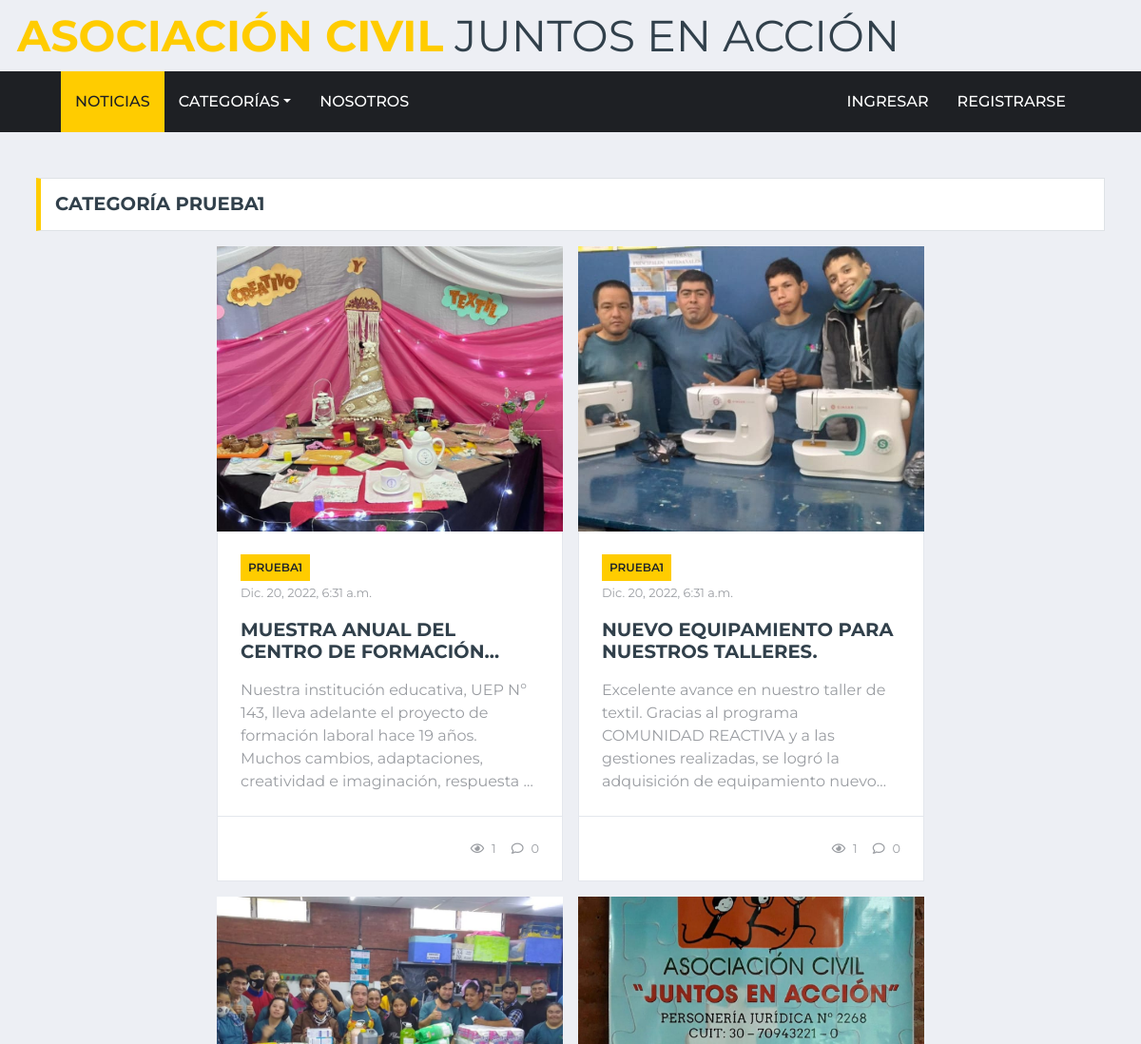
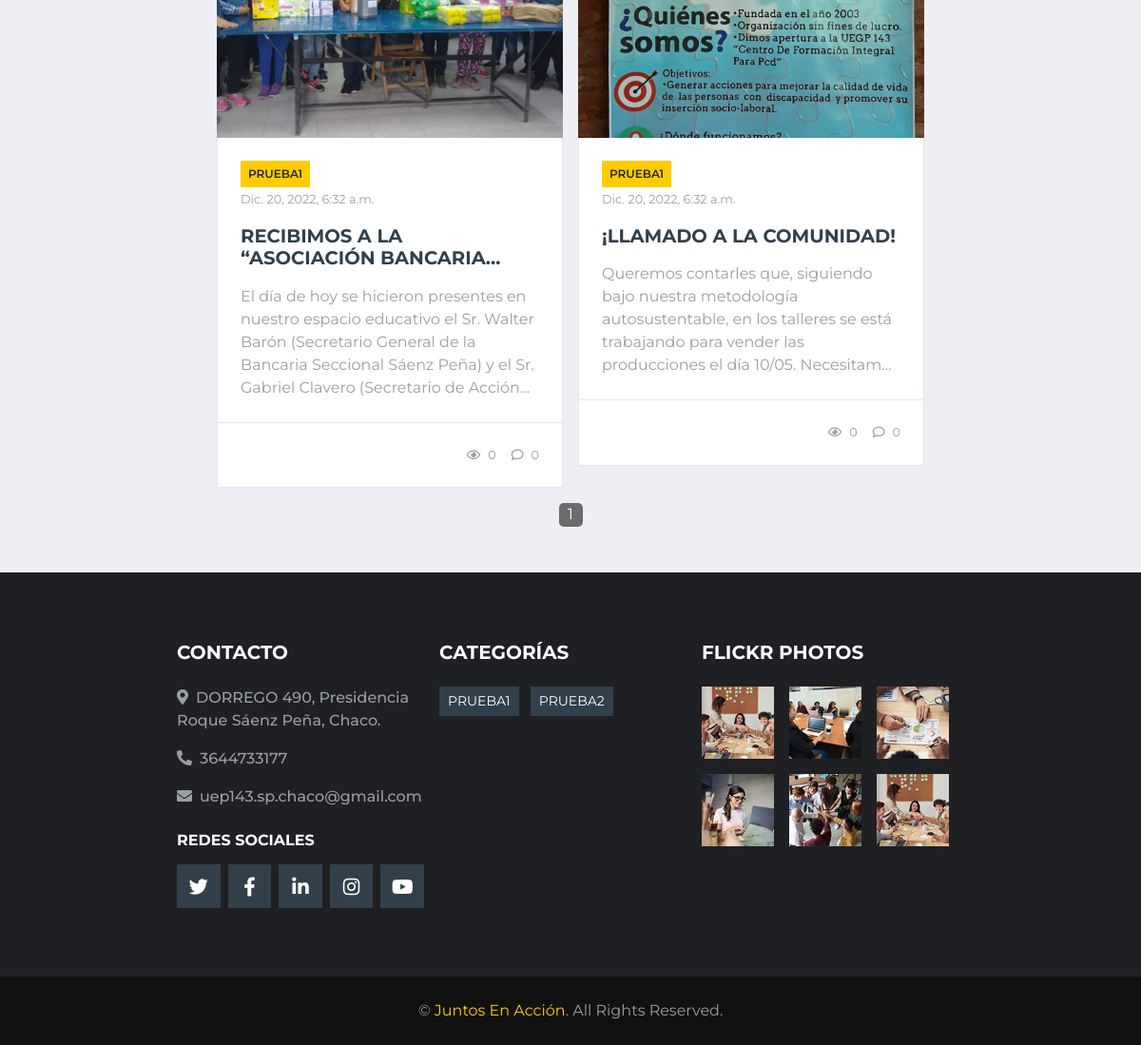
Screenshot of /Noticias/Todas/1/1 with the database file from the repository (2 pictures, top to bottom).
### apps/noticias/models.py (models this page shows)
class Categoria(models.Model):
    nombre = models.CharField(max_length=60)
    def __str__(self):
        return self.nombre

class Noticia(models.Model):
    titulo = models.CharField(max_length=150)
    cuerpo = models.TextField()
    imagen = models.ImageField(upload_to='noticias')
    categoria_noticia = models.ForeignKey(Categoria, on_delete=models.CASCADE)
    fecha = models.DateTimeField(auto_now_add=True)
    views_week = models.IntegerField(default=0, editable=False)
    views_total = models.IntegerField(default=0, editable=False)
    comentarios = models.IntegerField(default=0, editable=False)

### apps/noticias/views.py (the view)
# urls.py: path('Todas/<int:pg>/<int:pk>', views.Todas_by, name='todas'),
def Todas_by(request, pg, pk):
    contexto = {}
    cat = Categoria.objects.all().order_by('nombre')
    if pk:
        n = Noticia.objects.filter(categoria_noticia=pk)
        cat_filter = cat.filter(pk=pk)[0].nombre
    else:
        n = Noticia.objects.all()
        cat_filter = ''
    p = Paginator(n, 4)
    pages_pagination = p.num_pages
    page1 = p.page(pg)
    contexto['noticias'] = page1.object_list
    contexto['pagination_number'] = pg
    contexto['range'] = range(pages_pagination)
    contexto['pagination_pages'] = pages_pagination
    contexto['categorias'] = cat
    contexto['categoria_noticia'] = cat_filter
    contexto['pk'] = pk
    return render(request, 'noticias/todas.html', contexto)

### templates/Noticias/todas.html (shortened to what this page needs)
{% extends 'base.html' %}
{% load static %}
{% block contenido %}
<div class="container-fluid pt-5 mb-3">
    <div class="container">
        <div class="section-title">
            {% if pk == 0 %}
            <h4 class="m-0 text-uppercase font-weight-bold">TODAS LAS NOTICIAS</h4>
            {% else %}
            <h4 class="m-0 text-uppercase font-weight-bold">CATEGORÍA {{categoria_noticia}}</h4>
            {% endif %}
        </div>
    </div>
</div>
<div class="container-fluid">
    <div class="container">
        <div style="flex-direction:column;align-items:center" class="row">
            <div class="col-lg-8">
                <div class="row">
                    {% for noti in noticias %}
                    <div class="col-lg-6">
                        <div class="position-relative mb-3">
                            <div class="container-img-random">
                                <img class="resize-img img-fluid w-100 img-changes" src=" {{noti.imagen.url}}">
                            </div>
                            <div class="bg-white border border-top-0 p-4">
                                <div class="mb-2">
                                    <a class="badge badge-primary text-uppercase font-weight-semi-bold p-2 mr-2"
                                        href="{% url 'noticias:todas' 1 noti.categoria_noticia.pk %}">{{noti.categoria_noticia}}</a>
                                    <p class="text-body"><small>{{noti.fecha}}</small></p>
                                </div>
                                <a class="title-length h4 d-block mb-3 text-secondary text-uppercase font-weight-bold"
                                    href="{% url 'noticias:detalle' noti.pk %}">{{noti.titulo}}</a>
                                <p class="m-0 text-length">{{noti.cuerpo}}</p>
                            </div>
                            <div class="d-flex justify-content-between bg-white border border-top-0 p-4">
                                <div class="d-flex align-items-center">
                                    <small class="ml-3"><i class="far fa-eye mr-2"></i>{{noti.views_total}}</small>
                                    <small class="ml-3"><i class="far fa-comment mr-2"></i>{{noti.comentarios}}</small>
                                </div>
                            </div>
                        </div>
                    </div>
                    {% endfor %}
                    <div style="width:100%; justify-content: center; display: flex; align-items: center;gap: 4px; height: 25px;"
                        class="form-group mb-0">
                            <div>
                                {% for i in range %}
                                {% if pagination_number == i|add:"1" %}
                                <a style="background-color: #6c6c6c;" href="{% url 'noticias:todas' i|add:'1' pk %}"
                                    class="pagination-number">{{i|add:"1"}}</a>
                                {% else %}
                                <a href="{% url 'noticias:todas' i|add:'1' pk %}"
                                    class="pagination-number">{{i|add:"1"}}</a>
                                {% endif %}
                                {% endfor %}
                            </div>
                    </div>
                </div>
            </div>
        </div>
    </div>
</div>
{% endblock contenido %}

### templates/base.html (shortened to what this page needs)
{% load static %}
<!DOCTYPE html>
<html>
<head>
	<link href="https://cdnjs.cloudflare.com/ajax/libs/font-awesome/5.15.0/css/all.min.css" rel="stylesheet">
	<link href={% static 'lib/owlcarousel/assets/owl.carousel.min.css' %} rel="stylesheet">
	<link href={% static 'css/main.css' %} rel="stylesheet">
</head>
<body>
	<div class="col-lg-4">
		<a href="{% url 'home' %}" class="navbar-brand p-0 d-none d-lg-block">
			<h1 class="logo m-0 display-4 text-uppercase text-primary">Asociación civil<span
					class="text-secondary font-weight-normal"> Juntos en acción</span></h1>
		</a>
	</div>
	<div class="container-fluid p-0">
		<nav class="navbar navbar-expand-lg bg-dark navbar-dark py-2 py-lg-0 px-lg-5">
			<div class="collapse navbar-collapse justify-content-between px-0 px-lg-3" id="navbarCollapse">
				<div class="navbar-nav mr-auto py-0">
					<a name="/" href="{% url 'home' %}" class="nav-item nav-link">Noticias</a>
					<div class="nav-item dropdown">
						<a name="Categorias" href="#" class="nav-link dropdown-toggle"
							data-toggle="dropdown">Categorías</a>
					</div>
					<a name="Nosotros" href="{% url 'nosotros' %}" class="nav-item nav-link">Nosotros</a>
				</div>
				<div class="navbar-nav mr-auto py-0 background-login">
					{%if user.is_authenticated%}
					<p class="nav-item container-access"><span class="connected">{{user.username}}</span>
						<a name="registro" href="{% url 'logout' %}" class=" logout nav-link">
							Cerrar
							sesión
							</span></a>
						{% else %}
						<a name="login" href="{% url 'login' %}" class="nav-item nav-link">Ingresar</a>
						<a name="registro" href="{% url 'usuarios:registro' %}"
							class="nav-item nav-link">Registrarse</a>
						{% endif %}
				</div>
			</div>
	</div>
	{% block contenido %}
	{% endblock contenido %}
	<div class="container-fluid bg-dark pt-5 px-sm-3 px-md-5 mt-5">
		<div style="width: 100%; justify-content: center;" class="row py-4">
			<div class="col-lg-3 col-md-6 mb-5">
				<h5 class="mb-4 text-white text-uppercase font-weight-bold">Contacto</h5>
				<p class="font-weight-medium"><i class="fa fa-map-marker-alt mr-2"></i>DORREGO 490, Presidencia Roque
					Sáenz Peña, Chaco.</p>
				<p class="font-weight-medium"><i class="fa fa-phone-alt mr-2"></i>3644733177</p>
				<p class="font-weight-medium"><i class="fa fa-envelope mr-2"></i>uep143.sp.chaco@gmail.com</p>
				<h6 class="mt-4 mb-3 text-white text-uppercase font-weight-bold">Redes sociales</h6>
				<div class="d-flex justify-content-start">
					<a class="btn btn-lg btn-secondary btn-lg-square mr-2" href="#"><i class="fab fa-twitter"></i></a>
					<a class="btn btn-lg btn-secondary btn-lg-square mr-2" href="#"><i
							class="fab fa-facebook-f"></i></a>
					<a class="btn btn-lg btn-secondary btn-lg-square mr-2" href="#"><i
							class="fab fa-linkedin-in"></i></a>
					<a class="btn btn-lg btn-secondary btn-lg-square mr-2" href="#"><i class="fab fa-instagram"></i></a>
					<a class="btn btn-lg btn-secondary btn-lg-square" href="#"><i class="fab fa-youtube"></i></a>
				</div>
			</div>
			<div class="col-lg-3 col-md-6 mb-5">
				<h5 class="mb-4 text-white text-uppercase font-weight-bold">Categorías</h5>
				<div class="m-n1">
					{% for cat in categorias %}
					<a href="{% url 'noticias:todas' 1 cat.pk %}"
						class="btn btn-sm btn-secondary m-1">{{cat.nombre}}</a>
					{% endfor %}
				</div>
			</div>
			<div class="col-lg-3 col-md-6 mb-5">
				<h5 class="mb-4 text-white text-uppercase font-weight-bold">Flickr Photos</h5>
				<div class="row">
					<div class="col-4 mb-3">
						<a href=""><img class="w-100" src={% static 'img/news-110x110-1.jpg' %} alt=""></a>
					</div>
					<div class="col-4 mb-3">
						<a href=""><img class="w-100" src={% static 'img/news-110x110-2.jpg' %} alt=""></a>
					</div>
					<div class="col-4 mb-3">
						<a href=""><img class="w-100" src={% static 'img/news-110x110-3.jpg' %} alt=""></a>
					</div>
					<div class="col-4 mb-3">
						<a href=""><img class="w-100" src={% static 'img/news-110x110-4.jpg' %} alt=""></a>
					</div>
					<div class="col-4 mb-3">
						<a href=""><img class="w-100" src={% static 'img/news-110x110-5.jpg' %} alt=""></a>
					</div>
					<div class="col-4 mb-3">
						<a href=""><img class="w-100" src={% static 'img/news-110x110-1.jpg' %} alt=""></a>
					</div>
				</div>
			</div>
		</div>
	</div>
	<div class="container-fluid py-4 px-sm-3 px-md-5" style="background: #111111;">
		<p class="m-0 text-center">&copy; <a href="#">Juntos En Acción</a>. All Rights Reserved.
		</p>
	</div>
</body>
</html>

### rows the page displays
Categoria: nombre "PRUEBA1"
Noticia: imagen (picture), categoria_noticia "PRUEBA1", fecha "Dic. 20, 2022, 6:31 a.m.", titulo "MUESTRA ANUAL DEL CENTRO DE…", cuerpo "Nuestra institución educativa, UEP Nº 143, lleva adelante el proyecto de formación laboral hace 19 años. Muchos cambios, adaptaciones, creatividad e imaginación, respuesta…", views_total "1", comentarios "0"
Noticia: imagen (picture), categoria_noticia "PRUEBA1", fecha "Dic. 20, 2022, 6:31 a.m.", titulo "NUEVO EQUIPAMIENTO PARA NUESTROS TALLERES.", cuerpo "Excelente avance en nuestro taller de textil. Gracias al programa COMUNIDAD REACTIVA y a las gestiones realizadas, se logró la adquisición de equipamiento…", views_total "1", comentarios "0"
Noticia: imagen (picture), categoria_noticia "PRUEBA1", fecha "Dic. 20, 2022, 6:32 a.m.", titulo "RECIBIMOS A LA “ASOCIACIÓN…", cuerpo "El día de hoy se hicieron presentes en nuestro espacio educativo el Sr. Walter Barón (Secretario General de la Bancaria Seccional Sáenz Peña) y el Sr. Gabriel Clavero (Secretario de…", views_total "0", comentarios "0"
Noticia: imagen (picture), categoria_noticia "PRUEBA1", fecha "Dic. 20, 2022, 6:32 a.m.", titulo "¡LLAMADO A LA COMUNIDAD!", cuerpo "Queremos contarles que, siguiendo bajo nuestra metodología autosustentable, en los talleres se está trabajando para vender las producciones el día 10/05.…", views_total "0", comentarios "0"
Categoria: nombre "PRUEBA2"

### other values shown
{{ i|add:"1" }} "1"
